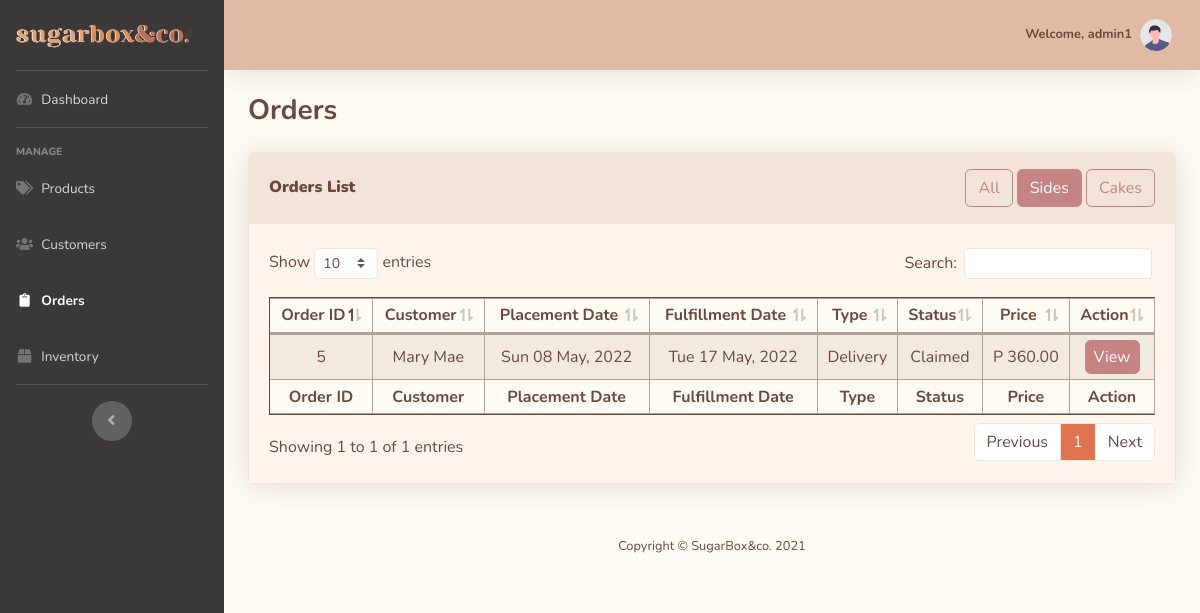
The page /admin-src/orders.php?q=sides (signed in) on the database as committed earlier.
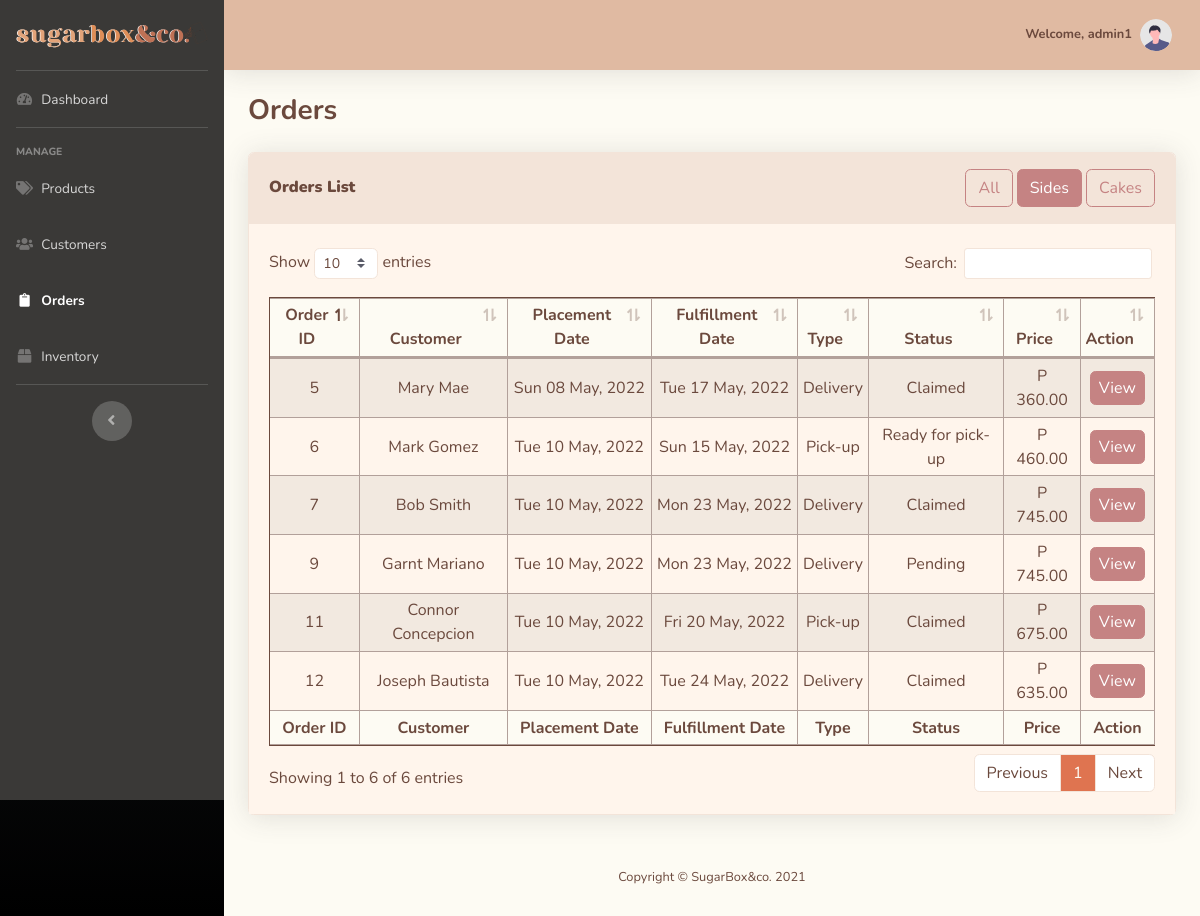
The same page on the database as committed later.
### tables this page shows
CREATE TABLE `orders` (
  `Order_ID` int(11) NOT NULL,
  `Cust_ID` int(11) NOT NULL,
  `Order_Placement_Date` timestamp NOT NULL DEFAULT current_timestamp(),
  `Order_Fullfilment_Date` timestamp NOT NULL DEFAULT '0000-00-00 00:00:00',
  `Order_Type` enum('Pick-up','Delivery','','') NOT NULL COMMENT '''Pick-up'', ''Delivery''',
  `Order_Status` enum('Pending','In progress','Ready for pick-up','Delivering','Delivery failed','Claimed','Cancelled') NOT NULL COMMENT '''Pending'',''In progress'',''Ready for pick-up'',''Delivering'',''Delivery failed'',''Claimed'',''Cancelled''',
  `Total_Price` float(15,2) NOT NULL
);

CREATE TABLE `customer` (
  `Cust_ID` int(11) NOT NULL,
  `Cust_FName` varchar(40) NOT NULL,
  `Cust_LName` varchar(40) NOT NULL,
  `Cust_ContactNo` varchar(11) NOT NULL,
  `Cust_Address` varchar(255) NOT NULL
);

### admin-src/orders.php (the view, shortened to what the changed rows need)
<?php
include 'includes/header.php';
include 'includes/topbar.php'
?>
<head>
</head>
<div class="container-fluid">
    <div class="d-sm-flex align-items-center justify-content-between mb-4">
        <h1 class="h3 mb-0 text-content"><strong>Orders</strong></h1>
    </div>
    <div class="card shadow mb-4 border-section">
        <div class="card-body bg-section2 border-section">
            <div class="table-responsive">
            <?php
            $conn = db_connect();
            if (isset($_GET['q']) && $_GET['q'] == 'sides') {
                $orders_query = "SELECT DISTINCT `orders`.*,
                            `customer`.`Cust_FName`,
                            `customer`.`Cust_LName`
                            FROM `orders`
                            INNER JOIN `customer` ON `orders`.`Cust_ID`=`customer`.`Cust_ID`
                            INNER JOIN `order_line` ON `order_line`.`Order_ID`=`orders`.`Order_ID`
                            ORDER BY `orders`.`Order_ID`";
            } else if (isset($_GET['q']) && $_GET['q'] == 'cakes') {
                $orders_query = "SELECT `orders`.*,
                            `customer`.`Cust_FName`,
                            `customer`.`Cust_LName`
                            FROM `orders`
                            INNER JOIN `customer` ON `orders`.`Cust_ID`=`customer`.`Cust_ID`
                            INNER JOIN `cake_orders` ON `cake_orders`.`Order_ID`=`orders`.`Order_ID`
                            ORDER BY `orders`.`Order_ID`";
            }
            $orders_query_run = mysqli_query($conn, $orders_query);
            $check_orders = mysqli_num_rows($orders_query_run) > 0;
            if($check_orders) {
            ?>
                <table class="table table-sm table-bordered table-striped border-content table-content bg-section2 text-content" id="dataTable">
                    <thead class="bg-light text-center">
                        <tr>
                            <th>Order ID</th>
                            <th>Customer</th>
                            <th>Placement Date</th>
                            <th>Fulfillment Date</th>
                            <th>Type</th>
                            <th>Status</th>
                            <th>Price</th>
                            <th>Action</th>
                        </tr>
                    </thead>
                    <tfoot class="bg-light text-center" >
                        <tr>
                            <th>Order ID</th>
                            <th>Customer</th>
                            <th>Placement Date</th>
                            <th>Fulfillment Date</th>
                            <th>Type</th>
                            <th>Status</th>
                            <th>Price</th>
                            <th>Action</th>
                        </tr>
                    </tfoot>
                    <tbody class="text-center">
                        <?php while($row = mysqli_fetch_assoc($orders_query_run)) { ?>
                        <tr>
                            <td class="align-middle"><?php echo $row['Order_ID'] ?></td>
                            <td class="align-middle"><?php echo $row['Cust_FName'] . " " . $row['Cust_LName'] ?></td>
                            <td class="align-middle"><?php echo date('D d F, Y', strtotime($row['Order_Placement_Date'])) ?></td>
                            <td class="align-middle"><?php echo date('D d F, Y', strtotime($row['Order_Fullfilment_Date'])) ?></td>
                            <td class="align-middle"><?php echo $row['Order_Type'] ?></td>
                            <td class="align-middle"><?php echo $row['Order_Status'] ?></td>
                            <td class="align-middle">P <?php echo $row['Total_Price'] ?></td>
                            <td class="align-middle"><a href="orderDetails.php?order_ID=<?php echo $row['Order_ID'] ?>" type="button" class="btn btn-subheading px-2 py-1">View</a></td>
                        </tr>
                        <?php } ?>
                    </tbody>
                </table>
            <?php } else { ?>
                <p class="text-center lead text-content font-weight-bolder my-5">No Orders To Be Found</p>
            <?php } ?>
            </div>
        </div>
    </div>
</div>
<?php
include 'includes/footer.php';
include 'includes/scripts.php'
?>

Rows that differ between the two databases and show on the page:
added orders: Order_ID "6", Cust_ID.Cust_FName "Mark", Cust_ID.Cust_LName "Gomez", Order_Placement_Date "Tue 10 May, 2022", Order_Fullfilment_Date "Sun 15 May, 2022", Order_Type "Pick-up", Order_Status "Ready for pick-up", Total_Price "460.00"
added orders: Order_ID "7", Cust_ID.Cust_FName "Bob", Cust_ID.Cust_LName "Smith", Order_Placement_Date "Tue 10 May, 2022", Order_Fullfilment_Date "Mon 23 May, 2022", Order_Type "Delivery", Order_Status "Claimed", Total_Price "745.00"
added orders: Order_ID "9", Cust_ID.Cust_FName "Garnt", Cust_ID.Cust_LName "Mariano", Order_Placement_Date "Tue 10 May, 2022", Order_Fullfilment_Date "Mon 23 May, 2022", Order_Type "Delivery", Order_Status "Pending", Total_Price "745.00"
added orders: Order_ID "11", Cust_ID.Cust_FName "Connor", Cust_ID.Cust_LName "Concepcion", Order_Placement_Date "Tue 10 May, 2022", Order_Fullfilment_Date "Fri 20 May, 2022", Order_Type "Pick-up", Order_Status "Claimed", Total_Price "675.00"
added orders: Order_ID "12", Cust_ID.Cust_FName "Joseph", Cust_ID.Cust_LName "Bautista", Order_Placement_Date "Tue 10 May, 2022", Order_Fullfilment_Date "Tue 24 May, 2022", Order_Type "Delivery", Order_Status "Claimed", Total_Price "635.00"
Other text that changed with them:
text written by a page script: "Show entries Search: Showing 1 to 1 of 1 entries Previous 1 Next" → "Show entries Search: Showing 1 to 6 of 6 entries Previous 1 Next"
